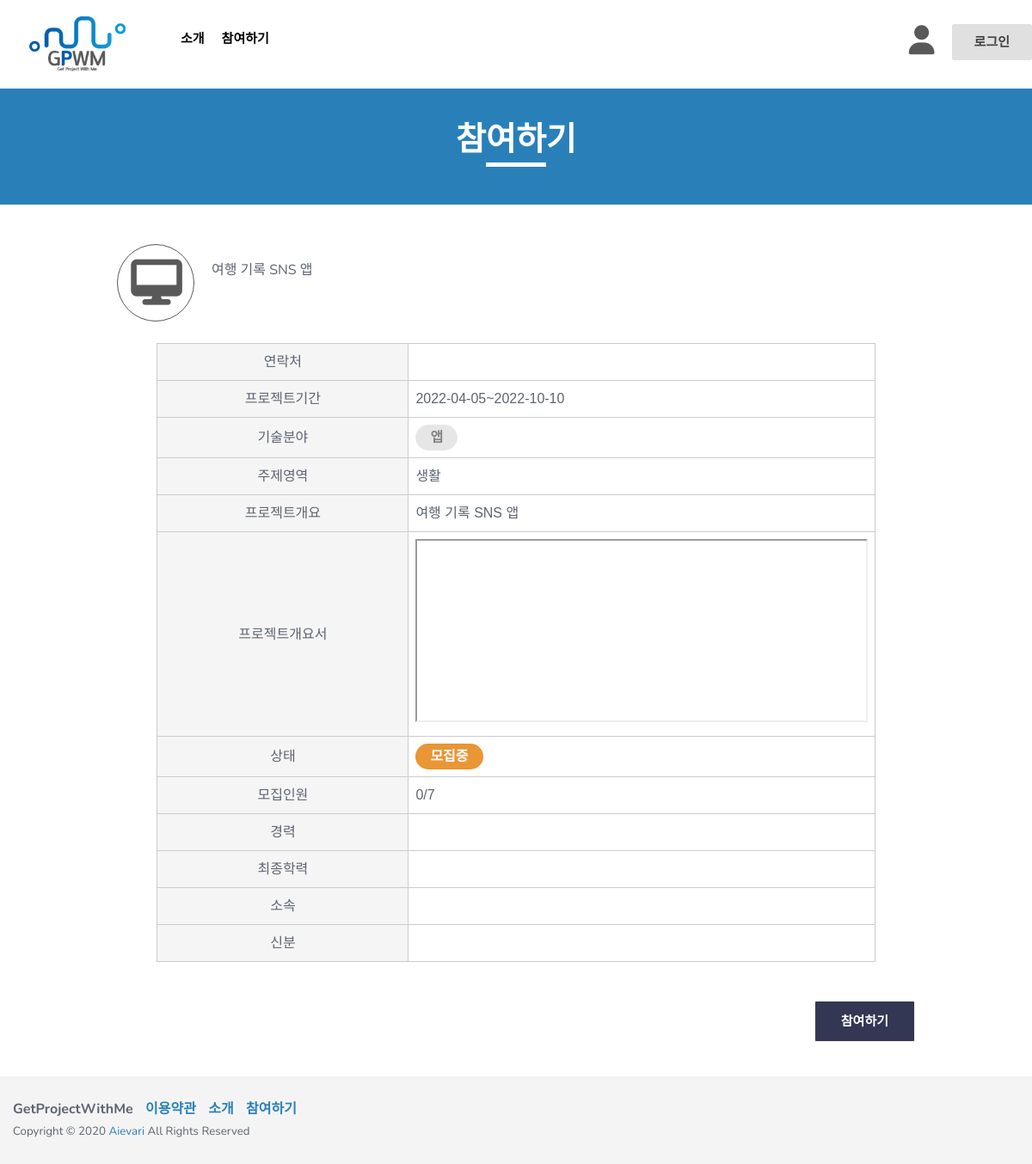
The page /board/posting/1/ on the database its author committed.
### board/models.py (models this page shows, shortened)
class Writing(models.Model):
    TECHNICAL_CHOICES = {
       ('웹', '웹'),
       ('앱', '앱'),
       ('게임', '게임'),
       ('인공지능', '인공지능'),
       ('기타', '기타')
    }
    TOPIC_CHOICES = {
       ('생활', '생활'),
       ('업무', '업무'),
       ('공공/교통', '공공/교통'),
       ('금융/핀테크', '금융/핀테크'),
       ('의료', '의료'),
       ('교육', '교육'),
       ('유통/쇼핑', '유통/쇼핑'),
       ('엔터테인먼트', '엔터테인먼트'),
       ('기타', '기타')
    }
    IDENTITY_CHOICES = {
       ('학생', '학생'),
       ('취준생', '취준생'),
       ('직장인', '직장인'),
       ('기타','기타')
    }
    author = models.ForeignKey(User, on_delete=models.CASCADE, null=False)  # 유저모델과 연결!
    title = models.CharField(max_length=200, default = '') #프로젝트 개요
    technical_field = models.CharField(max_length=80, choices=TECHNICAL_CHOICES, default = '') #기술분야
    topic_area = models.CharField(max_length=80, choices=TOPIC_CHOICES, default = '')#주제영역
    content = models.TextField('프로젝트 개요서 첨부')  # 프로젝트 개요서 첨부
    team = models.CharField(max_length=30, default = '')#모집인원
    최종학력 = models.CharField(max_length=200, default = '')
    소속 = models.CharField(max_length=200, default = '')
    신분 = models.CharField(max_length=200, choices=IDENTITY_CHOICES, default = '')
    like = models.ManyToManyField(User, related_name='likes',blank=True)
    like_count = models.PositiveIntegerField(default=0) #0또는 양수만 받는 필드
    create_date = models.DateTimeField(auto_now_add=True)  # 글이 만들어지면 자동 작성.
    modify_date = models.DateTimeField(null=True, blank=True)  # 수정할 때마다 갱신.(뷰에서 제어)

### board/views.py (the view)
# urls.py: path('posting/<int:pk>/', views.posting, name='posting'),
def posting(request, pk):
    post = Writing.objects.get(pk=pk)
    return render(request, 'posting.html', {'post':post})

### board/templates/posting.html (shortened to what this page needs)
<!DOCTYPE html>
<html class="no-js" lang="en">
  <head>
    <link rel="stylesheet" href="/static/css/bootstrap.min.css" />
    <link rel="stylesheet" href="/static/css/owl.carousel.css" />
    <link rel="stylesheet" href="/static/css/owl.transitions.css" />
    <link rel="stylesheet" href="/static/css/animate.css" />
    <link rel="stylesheet" href="/static/css/meanmenu.min.css" />
    <link rel="stylesheet" href="/static/css/font-awesome.min.css" />
    <link rel="stylesheet" href="/static/css/themify-icons.css" />
    <link rel="stylesheet" href="/static/css/flaticon.css" />
    <link rel="stylesheet" href="/static/css/magnific.min.css" />
    <link rel="stylesheet" href="/static/css/style.css" />
    <link rel="stylesheet" href="/static/css/responsive.css" />
  </head>
  <body>
    <header class="header-one">
      <div id="sticker" class="header-area hidden-xs">
        <div class="container">
          <div class="row">
            <div class="col-md-12 col-sm-12">
              <div class="row">
                <div class="col-md-2 col-sm-3">
                  <div class="logo">
                    <a
                      class="navbar-brand page-scroll white-logo"
                      href="{% url "main" %}"
                    >
                      <img src="/static/img/logo/GPWM_logo.png" alt="" />
                    </a>
                  </div>
                </div>
                <div class="col-md-10 col-sm-9">
                  <div class="header-right-link usericonflex">
                    <div class="usericon">
                      <a class="pages iconcolor" href="mypage.html"
                        ><i class="fa-solid fa-user"></i
                      ></a>
                    </div>
                    <div class="loginm">
                        {% if user.is_authenticated %}
                        <a class="s-menu" href="{% url "logout" %}">{{ user.username }}(로그아웃)</a>
                        {% else %}
                        <a class="s-menu" href="{% url "login" %}">로그인</a>
                        {% endif %}
                    </div>
                  </div>
                  <nav class="navbar navbar-default">
                    <div class="collapse navbar-collapse" id="navbar-example">
                      <div class="main-menu">
                        <ul class="nav navbar-nav navbar-right">
                          <li>
                            <a class="pages" href="{% url "introduce" %}">소개</a>
                          </li>
                          <li>
                            <a href="{% url "list" %}">참여하기</a>
                          </li>
                        </ul>
                      </div>
                    </div>
                  </nav>
                </div>
              </div>
            </div>
          </div>
        </div>
      </div>
    </header>
    <div class="page-area">
      <div class="breadcumb-overlay"></div>
      <div class="container">
        <div class="row">
          <div class="col-md-12 col-sm-12 col-xs-12">
            <div class="breadcrumb text-center">
              <div class="section-headline white-headline">
                <h3>참여하기</h3>
                <hr />
              </div>
            </div>
          </div>
        </div>
      </div>
    </div>
    <div class="support-service-area fix prostart">
      <div class="container conwidth">
        <div class="row">
          <div>
            <a class="support-images" href="#"
              ><i class="fa-solid fa-desktop cateicon"></i
            ></a>
            <p class="protitle">{{post.title}}</p>
            <p class="protitle proname">{{post.author.last_name}}</p>
          </div>
        </div>
      </div>
    </div>
    <div class="support-service-area fix prostart">
      <div class="container conwidth">
        <div class="row">
          <div class="col-md-12 col-sm-12 col-xs-12">
            <div class="deposite-content">
              <div class="diposite-box">
                <div class="deposite-table">
                  <table>
                    <tr>
                        <td>연락처</td>
                        <td class="tdright">{{post.author.email}}</td>
                      </tr>
                    <tr>
                      <td>프로젝트기간</td>
                      <td class="tdright">2022-04-05~2022-10-10</td>
                    </tr>
                    <tr>
                      <td>기술분야</td>
                      <td class="tdright">
                        <h6 class="catename procate">{{post.technical_field}}</h6>
                      </td>
                    </tr>
                    <tr>
                      <td>주제영역</td>
                      <td class="tdright">{{post.topic_area}}</td>
                    </tr>
                    <tr>
                      <td>프로젝트개요</td>
                      <td class="tdright">{{post.title}}</td>
                    </tr>
                    <tr>
                      <td>프로젝트개요서</td>
                      <td class="tdright profile_pdf">
                        <iframe
                          src="/static/img/project/개요서.pdf"
                          style="width: 100%; height: 100%"
                        ></iframe>
                      </td>
                    </tr>
                    <tr>
                      <td>상태</td>
                      <td class="tdright">
                        <h6 class="recruit procate">모집중</h6>
                      </td>
                    </tr>
                    <tr>
                      <td>모집인원</td>
                      <td class="tdright">{{post.like_count}}/{{post.team}}</td>
                    </tr>
                    <tr>
                      <td>경력</td>
                      <td class="tdright">{{post.author.first_name}}</td>
                    </tr>
                    <tr>
                      <td>최종학력</td>
                      <td class="tdright">{{post.최종학력}}</td>
                    </tr>
                    <tr>
                      <td>소속</td>
                      <td class="tdright">{{post.소속}}</td>
                    </tr>
                    <tr>
                      <td>신분</td>
                      <td class="tdright">{{post.신분}}</td>
                    </tr>
                  </table>
                </div>
              </div>
            </div>
          </div>
        </div>
        <div class="col-md-12 col-sm-12 col-xs-12 disf">
          {% if user in post.like.all %}
          <a id="signup" class="login-btn proenroll pad" href="{% url 'likes' post.id %}"
            >참여취소</a
          >
          {% else %}
          <a id="signup" class="login-btn proenroll pad" href="{% url 'likes' post.id %}"
            >참여하기</a
          >
          {% endif %}
        </div>
      </div>
    </div>
    <footer class="footer1">
      <div class="footer-area-bottom">
        <div class="container">
          <div class="row">
            <div class="col-md-6 col-sm-6 col-xs-12">
              <div class="copyright">
                <p class="fontwei">
                  <span>GetProjectWithMe</span>
                  <span><a href="#" class="colorblue">이용약관</a></span>
                  <span
                    ><a href="{% url "introduce" %}" class="colorblue">소개</a></span
                  >
                  <span
                    ><a href="{% url "list" %}" class="colorblue">참여하기</a></span
                  >
                </p>
                <p class="txtsiz">
                  Copyright © 2020
                  <a href="#">Aievari</a> All Rights Reserved
                </p>
              </div>
            </div>
          </div>
        </div>
      </div>
    </footer>
  </body>
</html>

### loginapp/static/css/responsive.css (style rules this page uses)
@media (min-width: 992px) and (max-width: 1269px) { .header-right-link { margin-left: 10px; } }
@media (min-width: 992px) and (max-width: 1269px) { .main-menu ul.navbar-nav li a { font-size: 15px; padding: 35px 10px; } }
@media (min-width: 992px) and (max-width: 1269px) { .diposite-box { width: 90%; } }

### rows shown on the page
Writing: title "여행 기록 SNS 앱", technical_field "앱", topic_area "생활", like_count "0", team "7"
